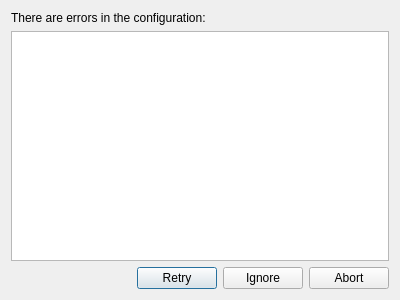
<ui version="4.0" >
 <class>ValidationReportDialog</class>
 <widget class="QDialog" name="ValidationReportDialog" >
  <property name="geometry" >
   <rect>
    <x>0</x>
    <y>0</y>
    <width>400</width>
    <height>300</height>
   </rect>
  </property>
  <property name="windowTitle" >
   <string>Validation report</string>
  </property>
  <layout class="QVBoxLayout" >
   <item>
    <widget class="QLabel" name="label" >
     <property name="text" >
      <string>There are errors in the configuration:</string>
     </property>
    </widget>
   </item>
   <item>
    <widget class="QListWidget" name="errorList" >
     <property name="alternatingRowColors" >
      <bool>true</bool>
     </property>
    </widget>
   </item>
   <item>
    <widget class="QDialogButtonBox" name="buttonBox" >
     <property name="orientation" >
      <enum>Qt::Horizontal</enum>
     </property>
     <property name="standardButtons" >
      <set>QDialogButtonBox::Abort|QDialogButtonBox::Ignore|QDialogButtonBox::NoButton|QDialogButtonBox::Retry</set>
     </property>
    </widget>
   </item>
  </layout>
 </widget>
 <resources/>
 <connections>
  <connection>
   <sender>buttonBox</sender>
   <signal>accepted()</signal>
   <receiver>ValidationReportDialog</receiver>
   <slot>accept()</slot>
   <hints>
    <hint type="sourcelabel" >
     <x>248</x>
     <y>254</y>
    </hint>
    <hint type="destinationlabel" >
     <x>157</x>
     <y>274</y>
    </hint>
   </hints>
  </connection>
  <connection>
   <sender>buttonBox</sender>
   <signal>rejected()</signal>
   <receiver>ValidationReportDialog</receiver>
   <slot>reject()</slot>
   <hints>
    <hint type="sourcelabel" >
     <x>316</x>
     <y>260</y>
    </hint>
    <hint type="destinationlabel" >
     <x>286</x>
     <y>274</y>
    </hint>
   </hints>
  </connection>
 </connections>
</ui>
